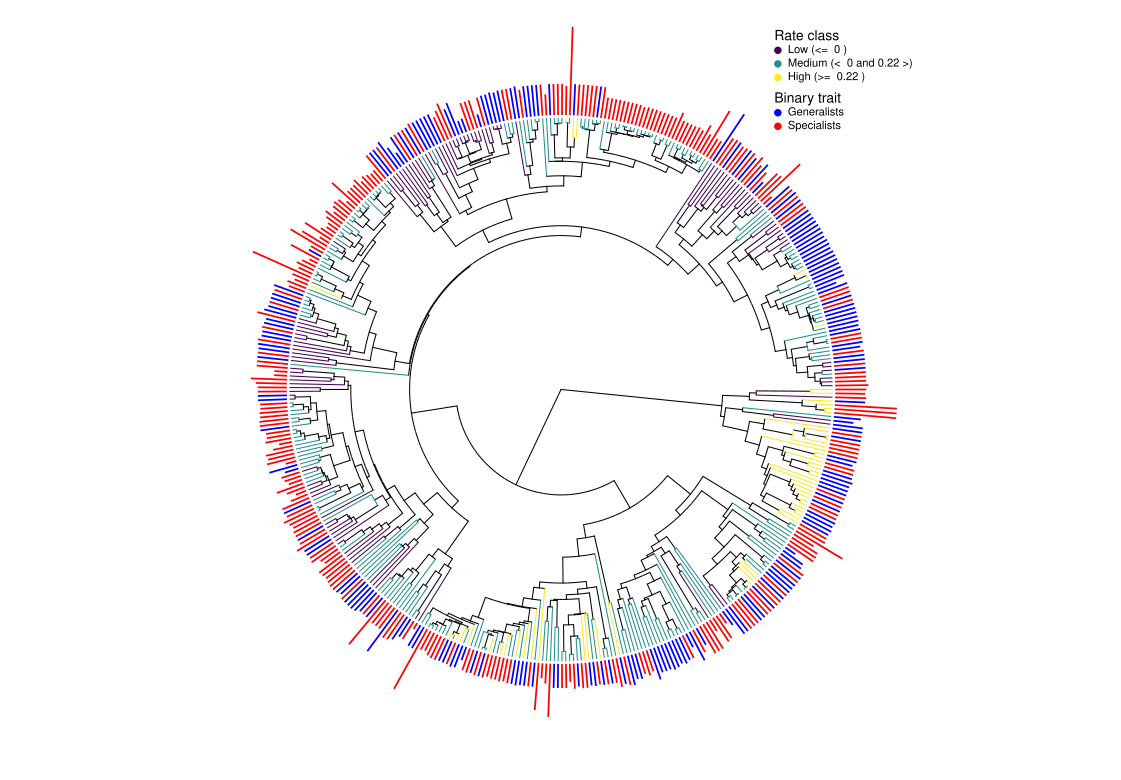

Reproduce this figure in R.
# load libraries
library(phytools)
library(viridis)

# load data
load("../results/9a.branch.specific.rates.Lepidoptera.RData")

# process branch rates
# Assign a rate class for each branch depending on the branch specific rates
for(i in 1:nrow(branch.rates)){
        if(branch.rates$rate[i] <= quantile(x = branch.rates$rate, 0.25)){
                branch.rates$rateClass[i] <- 1
        }
        if(branch.rates$rate[i] > quantile(x = branch.rates$rate, 0.25) & branch.rates$rate[i] < quantile(x = branch.rates$rate, 0.9)){
                branch.rates$rateClass[i] <- 2
        }
        if(branch.rates$rate[i] >= quantile(x = branch.rates$rate, 0.9)){
                branch.rates$rateClass[i] <- 3
        }
}

# colour the tip branches only
branch.rates$rateClass[!(tree$edge[,2] %in% (1:441))] <- 0

# make a maps object and add it to tree in order to colour branches
maps <- vector(mode = "list", length = Nedge(tree))
for(i in 1:length(maps)){
        maps[[i]] <- tree$edge.length[i]
        names(maps[[i]]) <- branch.rates$rateClass[i]
}
tree$maps <- maps
# plot tree with chromosome number
plotTree.wBars(tree = tree,
               x = setNames(MCMC.dat$Chroms, MCMC.dat$Species),
               type = "fan",
               col = c("red","blue")[(MCMC.dat$gen.prob + 1)],
               border = NA, 
               lwd = 1,
               color = setNames(c("black",viridis(3)),
                                c(0,1,2,3)),
               method = "plotSimmap")

# # plot tiplables
# # get the overlap between the species and chromosome number data sets
# obj<-get("last_plot.phylo",envir=.PlotPhyloEnv)
# n<-Ntip(tree)
# col.bin<-setNames(c("red","blue"),levels(as.factor(MCMC.dat$gen.prob)))
# 
# offset <- 0.03
# par(lend=3)
# for(i in 1:Ntip(tree)){
#         if(max(branching.times(tree)) < 1){
#                 cc<-if(obj$xx[i]>0) 5 else -5
#                 th<-atan(obj$yy[i]/obj$xx[i])
#                 segments(obj$xx[i] + (obj$xx[i] * offset),
#                          obj$yy[i] + (obj$yy[i] * offset),
#                          obj$xx[i]+(cc/tree.depth)*cos(th) + (obj$xx[i] * offset),
#                          obj$yy[i]+(cc/tree.depth)*sin(th) + (obj$yy[i] * offset),
#                          lwd=2,
#                          col=col.bin[MCMC.dat$gen.prob[MCMC.dat$Species == tree$tip.label[i]] + 1])
#                 
#         }
#         else{
#                 cc<-if(obj$xx[i]>0) 5 else -5
#                 th<-atan(obj$yy[i]/obj$xx[i])
#                 segments(obj$xx[i] + (obj$xx[i] * offset),
#                          obj$yy[i] + (obj$yy[i] * offset),
#                          obj$xx[i]+cc*cos(th) + (obj$xx[i] * offset),
#                          obj$yy[i]+cc*sin(th) + (obj$yy[i] * offset),
#                          lwd=2,
#                          col=col.bin[MCMC.dat$gen.prob[MCMC.dat$Species == tree$tip.label[i]] + 1])
#         }
# }
# plot the legend
text(x = 0.75,
     y = 1.05 + 0.25,
     labels = "Rate class",
     pos = 4,
     cex = 0.8)
points(x = rep(.8,3),
       y = c(1.0,0.95,0.90)+ 0.25,
       pch = 16,
       col = viridis(3))
text(x = rep(.8,3),
     y = c(1.0,0.95,0.90)+ 0.25,
     labels = c(paste("Low (<= ",
                      round(quantile(x = branch.rates$rate, 0.25)/ tree.depth,2),
                      ")"),
                paste("Medium (< ",
                      round(quantile(x = branch.rates$rate, 0.25)/ tree.depth,2),
                      "and",
                      round(quantile(x = branch.rates$rate, 0.9)/ tree.depth,2),
                      ">)"),
                paste("High (>= ",
                      round(quantile(x = branch.rates$rate, 0.9)/ tree.depth,2)
                      ,")")),
     pos = 4, cex = .7)
points(x = rep(.8,2),
       y = c(0.79,0.74)+ 0.23,
       pch = 16,
       col = c("blue","red"))
text(x = 0.75,
     y = 0.84+ 0.23,
     labels = "Binary trait",
     pos = 4, cex = .8)
text(x = rep(.8,2),
     y = c(0.79,0.74) + 0.23,
     labels = c("Generalists", "Specialists"),
     pos = 4,
     cex = 0.7)
